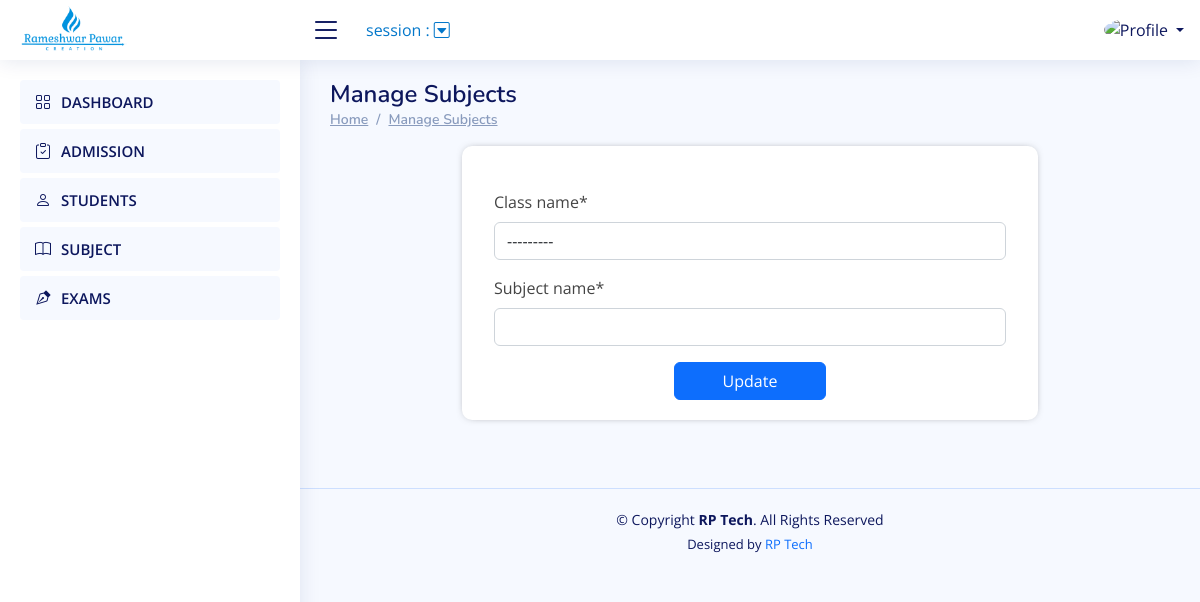
Page /Staff/manage_subjects/ on the earlier database version.
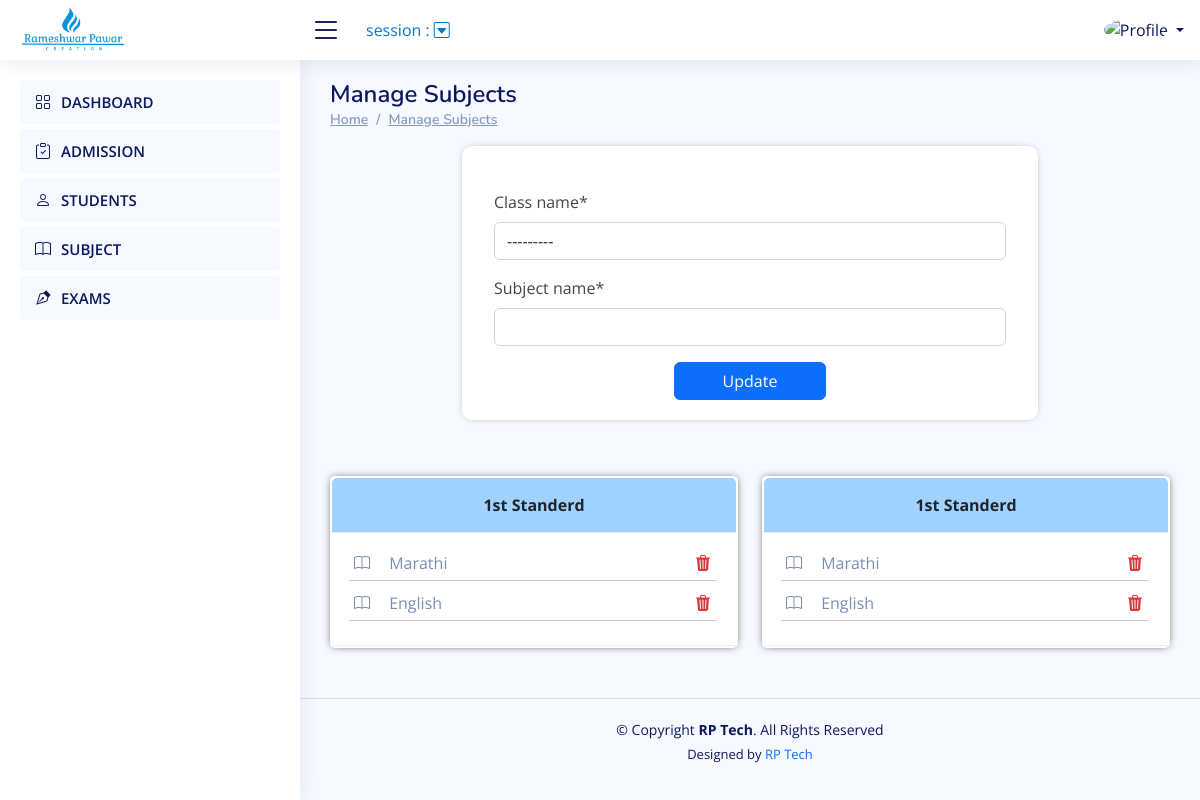
Same page on the later database version.
### Developer/models.py (models this page shows)
class DB_Subjects(models.Model):
    class_name=models.CharField(max_length=50, null=True, choices=CLASS)
    subject_name=models.CharField(max_length=100, null=True)

### Staff/views.py (the view)
# urls.py: path('manage_subjects/', Staff_view.manage_subjects, name='manage_subjects'),
def manage_subjects(request):
    rec=DB_Subjects.objects.all()
    form=Form_Subjects()
    if request.method=="POST":
        form=Form_Subjects(request.POST)
        if form.is_valid():
            form.save()
            messages.success(request,'Subject Added Successfully')
            form=Form_Subjects()
            return redirect('/Staff/manage_subjects/')
    else:
        form=Form_Subjects()
    context={'form':form,'rec':rec}
    return render(request,'subjects.html',context)

### Staff/forms.py
class Form_Subjects(forms.ModelForm):
    class Meta:
        model=DB_Subjects
        fields='__all__'

### Staff/templates/subjects.html (shortened to what this page needs)
{% extends 'staff_base.html' %}
{% load crispy_forms_tags %}
{% block content %}
{% load static %}
<main id="main" class="main">
    <div class="pagetitle">
        <h1>Manage Subjects</h1>
        <nav>
            <ol class="breadcrumb">
                <li class="breadcrumb-item"><a href="#">Home</a></li>
                <li class="breadcrumb-item"><a href="#">Manage Subjects</a></li>
            </ol>
        </nav>
    </div>
    <section class="section dashboard">
        <div class="row">
            <div class="col-lg-12">
                <div class="row">
                    <div class="col-sm-2"></div>
                    <div class="col-sm-8" style="background:white;  border-radius:10px; box-shadow:0px 0px 10px -5px;">
                        <br>
                        <form action="" method="post" style="padding:20px;">
                            {{ form|crispy }}
                            <center>
                                <input type="submit" value="Update" class="btn btn-primary px-5">
                            </center>
                        </form>
                    </div>
                    <div class="col-sm-2"></div>
                </div>
                <div class="row mt-5">
                    {% if rec %}
                    {% for r in rec %}
                    <div class="col-xxl-6 col-md-6 mt-2" data-aos="zoom-in" data-aos-duration="1000">
                        <div class="card text-center" style="box-shadow:0px 0px 8px -2px; border:2px solid white;">
                            <div class="card-header text-dark" style="background:#A0D2FF;">
                                <b> {{r.class_name}} </b>
                            </div>
                            <div class="card-header py-2 text-start">
                                <ul style="list-style-type: none;">
                                    {% for i in rec %}
                                    {% if i.class_name == r.class_name %}
                                    <li style="padding:5px; margin:5px; border-bottom:1px solid #C8C8C8; margin-left:-30px;">
                                        <i class="bi bi-book" style="margin-right:15px;"></i>
                                        {{i.subject_name}}
                                        <a href="{% url 'delete_subject' i.id %}">
                                        <i class="bi bi-trash3-fill text-danger" style="float:right;"></i>
                                        </a>
                                    </li>
                                    {% endif %}
                                    {% endfor %}
                                </ul>
                            </div>
                        </div>
                    </div>
                    {% endfor %}
                    {% endif %}
                </div>
            </div>
        </div>
    </section>
</main>
{% endblock content %}

Differences in the rows shown:
added DB_Subjects: class_name "1st Standerd", subject_name "Marathi"
added DB_Subjects: subject_name "English", class_name "1st Standerd"
